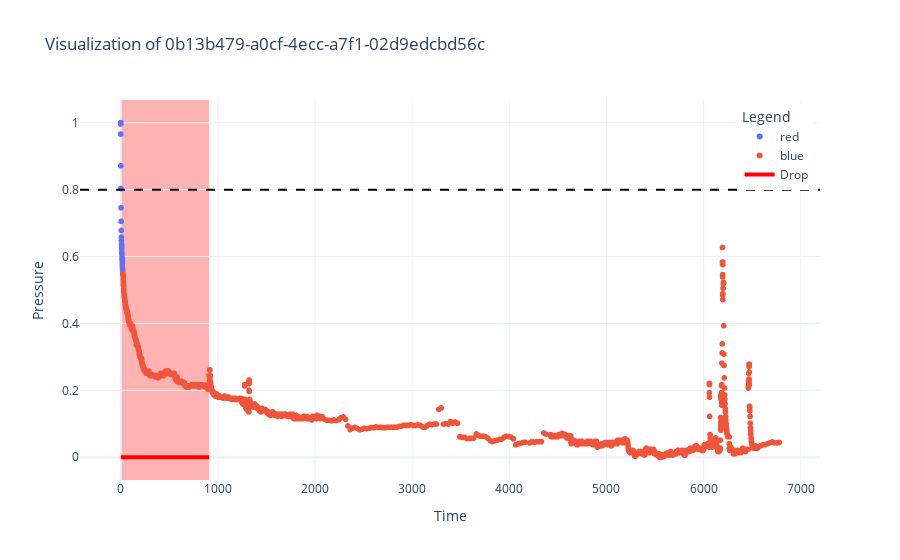

Source (notebook cell):
### Code cell
idx = random.randint(0, 100)
filename = label_df['file'][idx]
scaler = MinMaxScaler()

if filename in os.listdir('train'):
    file_df = pd.read_csv(f'train/{filename}', sep = '\\s+', names = ['time', 'pressure'])

file_df['pressure'] = scaler.fit_transform(file_df[['time', 'pressure']])[:, 1]
plot_data(file_df, label_df[label_df['file'] == filename], filename)
print(idx, filename)

### Figure 1 — Plotly figure (JSON) as saved in the notebook; plotly's stock layout.template omitted (floating-point values rounded to 4 significant figures; data arrays with more than 128 entries replaced by an {"elided": "..."} marker saying what was removed)
{"data": [{"hovertemplate": "color=red<br>time=%{x}<br>pressure=%{y}<extra></extra>", "legendgroup": "red", "marker": {"color": "#636efa", "symbol": "circle"}, "mode": "markers", "name": "red", "showlegend": true, "type": "scattergl", "x": [0, 0.000278, 0.000556, 0.000833, 0.001111, 0.001389, 0.001667, 0.001944, 0.002222, 0.0025, 0.002778, 0.003056, 0.003333, 0.003611, 0.003889, 0.004167, 0.01972, 0.02, 0.2778, 1.278, 2.278, 3.278, 4.278, 5.278, 6.278, 7.278, 8.278, 9.278, 10.28, 11.28, 12.28, 13.28, 14.07, 14.28, 15.28, 16.28, 17.28, 18.28, 19.28, 20.28, 21.28], "xaxis": "x", "y": [1.0, 1.0, 1.0, 1.0, 1.0, 1.0, 1.0, 1.0, 1.0, 1.0, 1.0, 1.0, 1.0, 1.0, 1.0, 1.0, 0.9966, 0.9966, 0.9661, 0.8712, 0.8034, 0.7458, 0.7051, 0.678, 0.6576, 0.6475, 0.6373, 0.6305, 0.6237, 0.6136, 0.6068, 0.5966, 0.5932, 0.5898, 0.5831, 0.5763, 0.5695, 0.5627, 0.5593, 0.5559, 0.5525], "yaxis": "y"}, {"hovertemplate": "color=blue<br>time=%{x}<br>pressure=%{y}<extra></extra>", "legendgroup": "blue", "marker": {"color": "#EF553B", "symbol": "circle"}, "mode": "markers", "name": "blue", "showlegend": true, "type": "scattergl", "x": {"elided": "2724 float values"}, "xaxis": "x", "y": {"elided": "2724 float values"}, "yaxis": "y"}, {"line": {"color": "red", "width": 4}, "mode": "lines", "name": "Drop", "type": "scatter", "x": [0.02, 910.3], "y": [0, 0]}], "layout": {"legend": {"title": {"text": "Legend"}, "tracegroupgap": 0, "x": 0.99, "xanchor": "right", "y": 0.99, "yanchor": "top"}, "shapes": [{"fillcolor": "red", "layer": "below", "line": {"width": 0}, "opacity": 0.3, "type": "rect", "x0": 0.02, "x1": 910.3, "xref": "x", "y0": 0, "y1": 1, "yref": "y domain"}, {"line": {"color": "black", "dash": "dash", "width": 2}, "type": "line", "x0": 0, "x1": 1, "xref": "x domain", "y0": 0.8, "y1": 0.8, "yref": "y"}], "title": {"text": "Visualization of 0b13b479-a0cf-4ecc-a7f1-02d9edcbd56c"}, "xaxis": {"anchor": "y", "domain": [0, 1], "title": {"text": "Time"}}, "yaxis": {"anchor": "x", "domain": [0, 1], "title": {"text": "Pressure"}}}}
